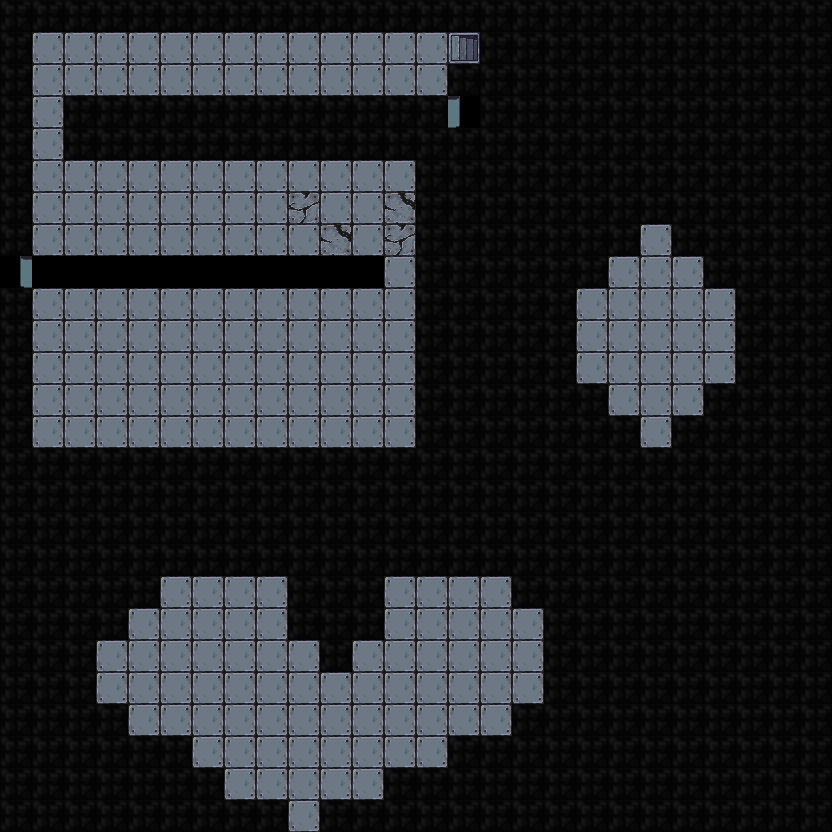

Rendered tile map (Tiled .tmx) drawn with the repository's tilesets; below, a short description and the map source with its tile grids summarised:
An orthogonal 26x26 tile map with 32x32 px tiles, 1 tile layer (background), 2 tilesets and 115 objects (88x tile, 6x path, 2x triggerable, 2x portal, 2x computer_terminal, ...).

<map version="1.4" tiledversion="1.4.3" orientation="orthogonal" renderorder="right-down" width="26" height="26" tilewidth="32" tileheight="32" infinite="0" nextlayerid="4" nextobjectid="183">
 <properties>
  <property name="player_bomb_count" type="int" value="5" />
 </properties>
 <tileset firstgid="1" source="mr-figs.tsx" />
 <tileset firstgid="1711" source="newtiledsheet-32.tsx" />
 <layer id="1" name="background" width="26" height="26">
  <data>[676 cells, 665 non-empty, 8 distinct tile ids]</data>
 </layer>
 <objectgroup id="2" name="objects">
  <object id="1" type="scene_switching_tile" gid="269" x="448" y="64" width="32" height="32">
   <properties>
    <property name="scene" value="./assets/game-data/levels/level-2.tmx" />
   </properties>
  </object>
  <object id="33" type="tile" gid="88" x="448" y="96" width="32" height="32" />
  <object id="47" type="pressure_plate" gid="120" x="192" y="256" width="32" height="32" />
  <object id="34" type="tile" gid="129" x="480" y="64" width="32" height="32" />
  <object id="43" type="moveable_tile" gid="116" x="256" y="96" width="32" height="32" />
  <object id="44" type="destructible" gid="117" x="384" y="64" width="32" height="32" />
  <object id="42" type="actor" gid="495" x="32" y="64" width="32" height="32" />
  <object id="51" type="video_tape" gid="544" x="352" y="256" width="32" height="32" />
  <object id="52" type="triggerable" gid="233" x="320" y="64" width="32" height="32">
   <properties>
    <property name="triggered_id" type="int" value="1" />
   </properties>
  </object>
  <object id="53" type="triggerable" gid="233" x="320" y="96" width="32" height="32">
   <properties>
    <property name="triggered_id" type="int" value="1" />
   </properties>
  </object>
  <object id="54" type="portal" gid="122" x="32" y="256" width="32" height="32">
   <properties>
    <property name="portal_id" type="int" value="1" />
    <property name="travels_to_portal_id" type="int" value="2" />
   </properties>
  </object>
  <object id="55" type="portal" gid="122" x="224" y="192" width="32" height="32">
   <properties>
    <property name="portal_id" type="int" value="2" />
    <property name="travels_to_portal_id" type="int" value="1" />
   </properties>
  </object>
  <object id="56" type="barrel_left" gid="1852" x="192" y="320" width="32" height="32" />
  <object id="57" type="tile" gid="129" x="32" y="288" width="32" height="32" />
  <object id="58" type="tile" gid="129" x="64" y="288" width="32" height="32" />
  <object id="59" type="tile" gid="129" x="96" y="288" width="32" height="32" />
  <object id="60" type="tile" gid="129" x="128" y="288" width="32" height="32" />
  <object id="61" type="tile" gid="129" x="160" y="288" width="32" height="32" />
  <object id="62" type="tile" gid="129" x="192" y="288" width="32" height="32" />
  <object id="63" type="tile" gid="129" x="224" y="288" width="32" height="32" />
  <object id="64" type="tile" gid="129" x="256" y="288" width="32" height="32" />
  <object id="65" type="tile" gid="129" x="32" y="480" width="32" height="32" />
  <object id="66" type="tile" gid="129" x="64" y="480" width="32" height="32" />
  <object id="67" type="tile" gid="129" x="96" y="480" width="32" height="32" />
  <object id="68" type="tile" gid="129" x="128" y="480" width="32" height="32" />
  <object id="69" type="tile" gid="129" x="160" y="480" width="32" height="32" />
  <object id="70" type="tile" gid="129" x="192" y="480" width="32" height="32" />
  <object id="71" type="tile" gid="129" x="224" y="480" width="32" height="32" />
  <object id="72" type="tile" gid="129" x="256" y="480" width="32" height="32" />
  <object id="73" type="tile" gid="129" x="288" y="480" width="32" height="32" />
  <object id="74" type="tile" gid="129" x="320" y="480" width="32" height="32" />
  <object id="75" type="tile" gid="129" x="352" y="480" width="32" height="32" />
  <object id="76" type="tile" gid="129" x="384" y="480" width="32" height="32" />
  <object id="77" type="tile" gid="129" x="288" y="288" width="32" height="32" />
  <object id="78" type="tile" gid="129" x="320" y="288" width="32" height="32" />
  <object id="79" type="tile" gid="129" x="352" y="288" width="32" height="32" />
  <object id="80" type="tile" gid="129" x="224" y="320" width="32" height="32" />
  <object id="81" type="tile" gid="129" x="224" y="352" width="32" height="32" />
  <object id="82" type="tile" gid="129" x="224" y="384" width="32" height="32" />
  <object id="83" type="tile" gid="129" x="224" y="416" width="32" height="32" />
  <object id="84" type="tile" gid="129" x="224" y="384" width="32" height="32" />
  <object id="85" type="tile" gid="129" x="32" y="320" width="32" height="32" />
  <object id="86" type="tile" gid="129" x="32" y="352" width="32" height="32" />
  <object id="87" type="tile" gid="129" x="32" y="384" width="32" height="32" />
  <object id="88" type="tile" gid="129" x="32" y="416" width="32" height="32" />
  <object id="89" type="tile" gid="129" x="32" y="448" width="32" height="32" />
  <object id="90" type="computer_terminal" gid="1803" x="256" y="320" width="32" height="32">
   <properties>
    <property name="minigame" value="hunt" />
   </properties>
  </object>
  <object id="91" type="computer_terminal" gid="1803" x="288" y="320" width="32" height="32">
   <properties>
    <property name="minigame" value="lines" />
   </properties>
  </object>
  <object id="93" type="barrel_right" gid="1853" x="64" y="352" width="32" height="32" />
  <object id="94" type="laser_up" gid="1851" x="64" y="448" width="32" height="32">
   <properties>
    <property name="follows_path_id" type="int" value="1" />
   </properties>
  </object>
  <object id="101" type="enemy_bombable" gid="46" x="160" y="736" width="32" height="32">
   <properties>
    <property name="follows_path_id" type="int" value="4" />
   </properties>
  </object>
  <object id="103" type="tile" gid="129" x="160" y="128" width="32" height="32" />
  <object id="104" type="tile" gid="129" x="192" y="128" width="32" height="32" />
  <object id="105" type="tile" gid="129" x="224" y="128" width="32" height="32" />
  <object id="106" type="tile" gid="129" x="256" y="128" width="32" height="32" />
  <object id="107" type="tile" gid="129" x="288" y="128" width="32" height="32" />
  <object id="108" type="tile" gid="129" x="320" y="128" width="32" height="32" />
  <object id="109" type="tile" gid="129" x="352" y="128" width="32" height="32" />
  <object id="110" type="tile" gid="129" x="384" y="128" width="32" height="32" />
  <object id="111" type="tile" gid="129" x="416" y="128" width="32" height="32" />
  <object id="112" type="tile" gid="129" x="160" y="32" width="32" height="32" />
  <object id="114" type="tile" gid="129" x="224" y="32" width="32" height="32" />
  <object id="115" type="tile" gid="129" x="256" y="32" width="32" height="32" />
  <object id="116" type="tile" gid="129" x="288" y="32" width="32" height="32" />
  <object id="117" type="tile" gid="129" x="64" y="32" width="32" height="32" />
  <object id="118" type="tile" gid="129" x="96" y="32" width="32" height="32" />
  <object id="119" type="tile" gid="129" x="128" y="32" width="32" height="32" />
  <object id="120" type="tile" gid="129" x="64" y="128" width="32" height="32" />
  <object id="121" type="tile" gid="129" x="96" y="128" width="32" height="32" />
  </objectgroup>
 <objectgroup id="3" name="paths">
  <!-- 6 objects omitted --></objectgroup>
</map>
<!-- 46 of 115 objects omitted -->
